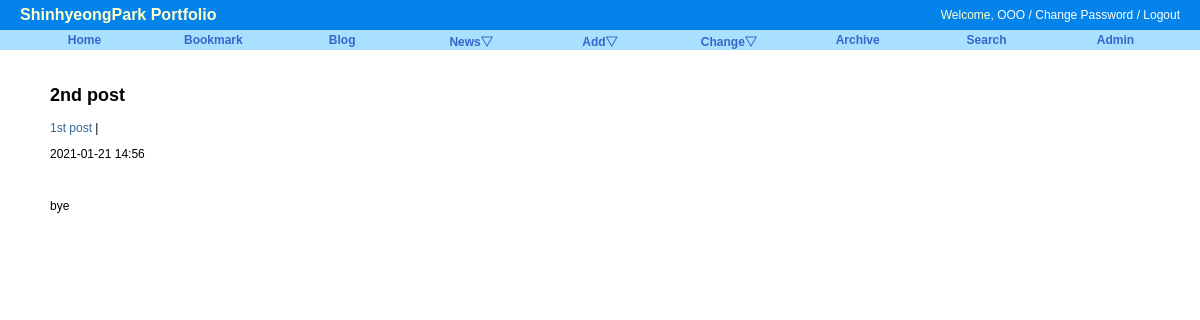
The app's page /blog/post/2nd-post, older data.
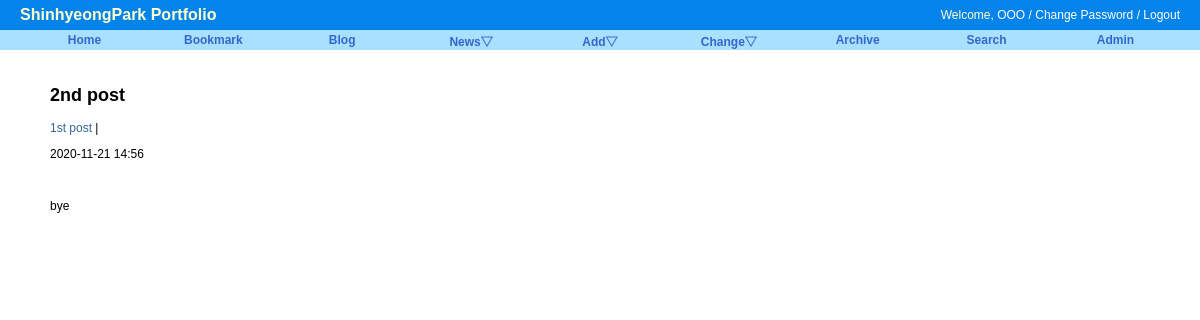
The same page, newer data.
### blog/models.py (models this page shows)
class Post(models.Model):
    title = models.CharField('TITLE', max_length=50)
    slug = models.SlugField('SLUG', unique=True, allow_unicode=True, help_text='one word for this alias')
    description = models.CharField('DESCRIPTION', max_length=100, blank=True, help_text='simple description text')
    content = models.TextField('CONTENT')
    create_date = models.DateTimeField('Create Date', auto_now_add=True)
    modify_date = models.DateTimeField('Modify Date', auto_now=True)
    def __str__(self):
        return self.title
    class Meta:
        verbose_name = 'post'
        verbose_name_plural = 'posts'
        db_table = 'blog_posts'
        ordering = ('-modify_date',)        # desc,
    def get_absolute_url(self):
        return reverse('blog:post_detail', args=(self.slug,)) # -> 1st post -> /blog/post/1st-post
    def get_previous_post(self):
        return self.get_previous_by_modify_date()
    def get_next_post(self):
        return self.get_next_by_modify_date()

### blog/views.py (the view)
# urls.py: path('post/<str:slug>', PostDV.as_view(), name='post_detail'),
class PostDV(DetailView):
    model = Post

### blog/templates/blog/post_detail.html (shortened to what this page needs)
{% extends "base.html" %}
{% block content %}
<div id="content">
    <h2>{{ object.title }}</h2>
    <p class="other_posts">
        <a href="{{ object.get_previous_post.get_absolute_url }}">
            {{ object.get_previous_post }}
        </a>
        |
    </p>
    <p class="date">
        {{ object.modify_date|date:"Y-m-d H:i" }}
    </p>
    <br/>
    <div class="body">
        {{ object.content|linebreaks }}
    </div>
</div>
{% endblock %}

Row changes from the older to the newer data that the page shows:
changed Post "2nd post": modify_date "2021-01-21 14:56" → "2020-11-21 14:56"
